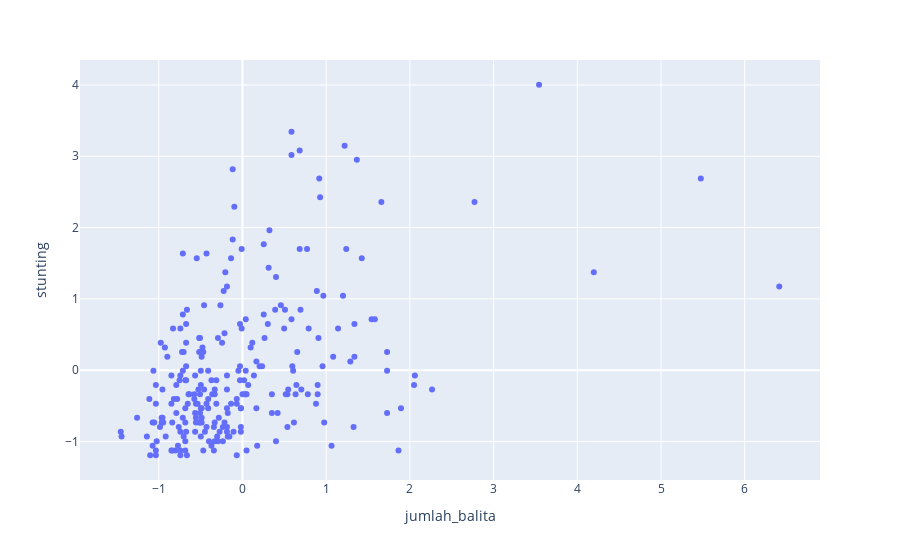

Source (notebook cell):
### Code cell
plt.figure(figsize=[12, 8])

fig = px.scatter(X_stunting, x="jumlah_balita", y="stunting")

fig.show()

### Figure 1 — Plotly figure (JSON) as saved in the notebook; plotly's stock layout.template omitted (floating-point values rounded to 4 significant figures; data arrays with more than 128 entries replaced by an {"elided": "..."} marker saying what was removed)
{"data": [{"hovertemplate": "jumlah_balita=%{x}<br>stunting=%{y}<extra></extra>", "legendgroup": "", "marker": {"color": "#636efa", "symbol": "circle"}, "mode": "markers", "name": "", "orientation": "v", "showlegend": false, "type": "scatter", "x": {"elided": "248 float values"}, "xaxis": "x", "y": {"elided": "248 float values"}, "yaxis": "y"}], "layout": {"legend": {"tracegroupgap": 0}, "margin": {"t": 60}, "xaxis": {"anchor": "y", "domain": [0, 1], "title": {"text": "jumlah_balita"}}, "yaxis": {"anchor": "x", "domain": [0, 1], "title": {"text": "stunting"}}}}
